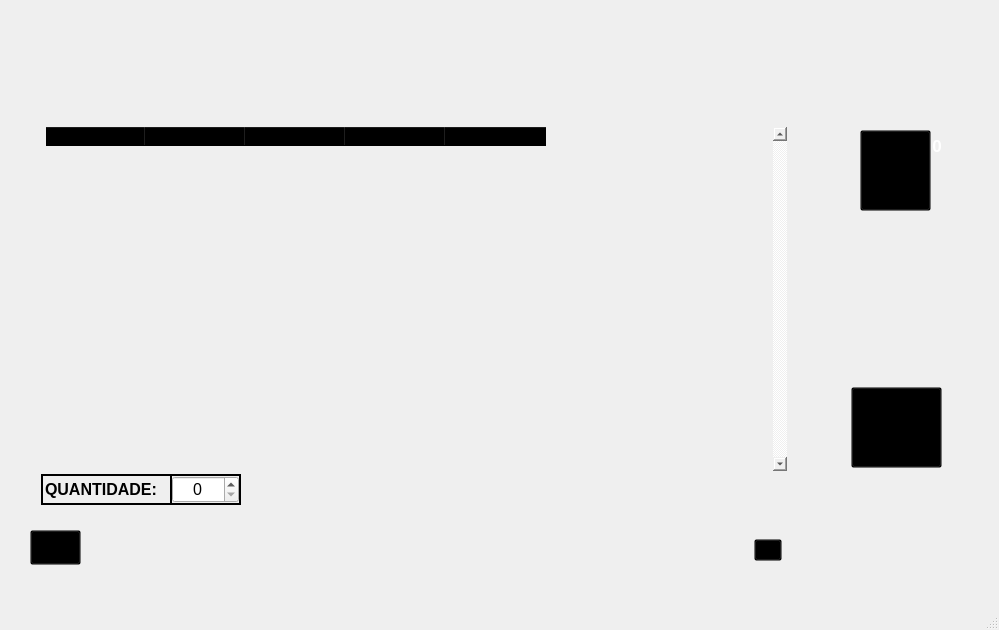
<?xml version="1.0" encoding="UTF-8"?>
<ui version="4.0">
 <class>MainWindow</class>
 <widget class="QMainWindow" name="MainWindow">
  <property name="geometry">
   <rect>
    <x>0</x>
    <y>0</y>
    <width>999</width>
    <height>630</height>
   </rect>
  </property>
  <property name="windowTitle">
   <string>Catalogo de Produtos</string>
  </property>
  <widget class="QWidget" name="centralwidget">
   <widget class="QPushButton" name="pushButton">
    <property name="geometry">
     <rect>
      <x>860</x>
      <y>130</y>
      <width>71</width>
      <height>81</height>
     </rect>
    </property>
    <property name="cursor">
     <cursorShape>OpenHandCursor</cursorShape>
    </property>
    <property name="styleSheet">
     <string notr="true">background-color: transparent;</string>
    </property>
    <property name="text">
     <string/>
    </property>
   </widget>
   <widget class="QPushButton" name="pushButton_2">
    <property name="geometry">
     <rect>
      <x>851</x>
      <y>387</y>
      <width>91</width>
      <height>81</height>
     </rect>
    </property>
    <property name="cursor">
     <cursorShape>OpenHandCursor</cursorShape>
    </property>
    <property name="styleSheet">
     <string notr="true">background-color: transparent;</string>
    </property>
    <property name="text">
     <string/>
    </property>
   </widget>
   <widget class="QPushButton" name="pushButton_4">
    <property name="geometry">
     <rect>
      <x>30</x>
      <y>530</y>
      <width>51</width>
      <height>35</height>
     </rect>
    </property>
    <property name="cursor">
     <cursorShape>OpenHandCursor</cursorShape>
    </property>
    <property name="styleSheet">
     <string notr="true">background-color: transparent;</string>
    </property>
    <property name="text">
     <string/>
    </property>
   </widget>
   <widget class="QLabel" name="label_2">
    <property name="geometry">
     <rect>
      <x>41</x>
      <y>474</y>
      <width>131</width>
      <height>31</height>
     </rect>
    </property>
    <property name="font">
     <font>
      <pointsize>6</pointsize>
     </font>
    </property>
    <property name="frameShape">
     <enum>QFrame::Panel</enum>
    </property>
    <property name="lineWidth">
     <number>2</number>
    </property>
    <property name="text">
     <string>&lt;html&gt;&lt;head/&gt;&lt;body&gt;&lt;p&gt;&lt;span style=&quot; font-size:12pt; font-weight:600;&quot;&gt;QUANTIDADE:&lt;/span&gt;&lt;/p&gt;&lt;/body&gt;&lt;/html&gt;</string>
    </property>
   </widget>
   <widget class="QSpinBox" name="spinBox">
    <property name="geometry">
     <rect>
      <x>172</x>
      <y>476</y>
      <width>67</width>
      <height>27</height>
     </rect>
    </property>
    <property name="font">
     <font>
      <pointsize>12</pointsize>
     </font>
    </property>
    <property name="styleSheet">
     <string notr="true">border-color: rgb(147, 255, 248);
border-top-color: rgb(0, 0, 0);</string>
    </property>
    <property name="wrapping">
     <bool>false</bool>
    </property>
    <property name="alignment">
     <set>Qt::AlignCenter</set>
    </property>
    <property name="readOnly">
     <bool>false</bool>
    </property>
    <property name="buttonSymbols">
     <enum>QAbstractSpinBox::UpDownArrows</enum>
    </property>
    <property name="correctionMode">
     <enum>QAbstractSpinBox::CorrectToPreviousValue</enum>
    </property>
   </widget>
   <widget class="QTableWidget" name="tableWidget">
    <property name="geometry">
     <rect>
      <x>44</x>
      <y>125</y>
      <width>745</width>
      <height>348</height>
     </rect>
    </property>
    <property name="font">
     <font>
      <pointsize>10</pointsize>
     </font>
    </property>
    <property name="styleSheet">
     <string notr="true">background-color: transparent;</string>
    </property>
    <property name="frameShape">
     <enum>QFrame::Box</enum>
    </property>
    <property name="verticalScrollBarPolicy">
     <enum>Qt::ScrollBarAlwaysOn</enum>
    </property>
    <property name="editTriggers">
     <set>QAbstractItemView::NoEditTriggers</set>
    </property>
    <property name="columnCount">
     <number>5</number>
    </property>
    <property name="horizontalHeaderSectionSizez" stdset="0">
     <number>9</number>
    </property>
    <attribute name="horizontalHeaderVisible">
     <bool>true</bool>
    </attribute>
    <attribute name="horizontalHeaderCascadingSectionResizes">
     <bool>true</bool>
    </attribute>
    <attribute name="horizontalHeaderDefaultSectionSize">
     <number>100</number>
    </attribute>
    <attribute name="horizontalHeaderHighlightSections">
     <bool>true</bool>
    </attribute>
    <attribute name="horizontalHeaderMinimumSectionSize">
     <number>23</number>
    </attribute>
    <attribute name="horizontalHeaderShowSortIndicator" stdset="0">
     <bool>true</bool>
    </attribute>
    <attribute name="horizontalHeaderStretchLastSection">
     <bool>false</bool>
    </attribute>
    <attribute name="verticalHeaderVisible">
     <bool>false</bool>
    </attribute>
    <attribute name="verticalHeaderCascadingSectionResizes">
     <bool>false</bool>
    </attribute>
    <attribute name="verticalHeaderShowSortIndicator" stdset="0">
     <bool>true</bool>
    </attribute>
    <attribute name="verticalHeaderStretchLastSection">
     <bool>false</bool>
    </attribute>
    <column>
     <property name="text">
      <string notr="true">ID PRODUTO</string>
     </property>
     <property name="font">
      <font>
       <pointsize>10</pointsize>
       <weight>75</weight>
       <bold>true</bold>
      </font>
     </property>
    </column>
    <column>
     <property name="text">
      <string>NOME PRODUTO</string>
     </property>
     <property name="font">
      <font>
       <pointsize>10</pointsize>
       <weight>75</weight>
       <bold>true</bold>
      </font>
     </property>
    </column>
    <column>
     <property name="text">
      <string>MARCA</string>
     </property>
     <property name="font">
      <font>
       <pointsize>10</pointsize>
       <weight>75</weight>
       <bold>true</bold>
      </font>
     </property>
    </column>
    <column>
     <property name="text">
      <string>VALOR</string>
     </property>
     <property name="font">
      <font>
       <pointsize>10</pointsize>
       <weight>75</weight>
       <bold>true</bold>
      </font>
     </property>
    </column>
    <column>
     <property name="text">
      <string>STATUS</string>
     </property>
     <property name="font">
      <font>
       <pointsize>10</pointsize>
       <weight>75</weight>
       <bold>true</bold>
      </font>
     </property>
    </column>
   </widget>
   <widget class="QLabel" name="label">
    <property name="geometry">
     <rect>
      <x>0</x>
      <y>0</y>
      <width>1000</width>
      <height>600</height>
     </rect>
    </property>
    <property name="font">
     <font>
      <pointsize>10</pointsize>
     </font>
    </property>
    <property name="text">
     <string/>
    </property>
    <property name="pixmap">
     <pixmap>D:/Users/Adriano/Dow/Comprar_produto.png</pixmap>
    </property>
    <property name="scaledContents">
     <bool>true</bool>
    </property>
   </widget>
   <widget class="QLineEdit" name="lineEdit">
    <property name="enabled">
     <bool>true</bool>
    </property>
    <property name="geometry">
     <rect>
      <x>537</x>
      <y>537</y>
      <width>211</width>
      <height>31</height>
     </rect>
    </property>
    <property name="font">
     <font>
      <pointsize>10</pointsize>
      <kerning>true</kerning>
     </font>
    </property>
    <property name="styleSheet">
     <string notr="true">background-color: transparent;</string>
    </property>
    <property name="frame">
     <bool>false</bool>
    </property>
   </widget>
   <widget class="QLabel" name="label_3">
    <property name="geometry">
     <rect>
      <x>170</x>
      <y>474</y>
      <width>71</width>
      <height>31</height>
     </rect>
    </property>
    <property name="font">
     <font>
      <pointsize>6</pointsize>
     </font>
    </property>
    <property name="frameShape">
     <enum>QFrame::Panel</enum>
    </property>
    <property name="lineWidth">
     <number>2</number>
    </property>
    <property name="text">
     <string>&lt;html&gt;&lt;head/&gt;&lt;body&gt;&lt;p&gt;&lt;br/&gt;&lt;/p&gt;&lt;/body&gt;&lt;/html&gt;</string>
    </property>
   </widget>
   <widget class="QLabel" name="label_4">
    <property name="geometry">
     <rect>
      <x>924</x>
      <y>136</y>
      <width>26</width>
      <height>21</height>
     </rect>
    </property>
    <property name="font">
     <font>
      <pointsize>13</pointsize>
      <weight>75</weight>
      <bold>true</bold>
     </font>
    </property>
    <property name="styleSheet">
     <string notr="true">color: rgb(255, 255, 255);</string>
    </property>
    <property name="text">
     <string>&lt;html&gt;&lt;head/&gt;&lt;body&gt;&lt;p&gt;&lt;span style=&quot; color:#ffffff;&quot;&gt;0&lt;/span&gt;&lt;/p&gt;&lt;/body&gt;&lt;/html&gt;</string>
    </property>
    <property name="alignment">
     <set>Qt::AlignCenter</set>
    </property>
   </widget>
   <widget class="QPushButton" name="pushButton_3">
    <property name="geometry">
     <rect>
      <x>754</x>
      <y>539</y>
      <width>28</width>
      <height>22</height>
     </rect>
    </property>
    <property name="cursor">
     <cursorShape>OpenHandCursor</cursorShape>
    </property>
    <property name="styleSheet">
     <string notr="true">background-color: transparent;</string>
    </property>
    <property name="text">
     <string/>
    </property>
   </widget>
   <zorder>label</zorder>
   <zorder>pushButton</zorder>
   <zorder>pushButton_2</zorder>
   <zorder>pushButton_4</zorder>
   <zorder>label_2</zorder>
   <zorder>tableWidget</zorder>
   <zorder>lineEdit</zorder>
   <zorder>label_3</zorder>
   <zorder>spinBox</zorder>
   <zorder>label_4</zorder>
   <zorder>pushButton_3</zorder>
  </widget>
  <widget class="QMenuBar" name="menubar">
   <property name="geometry">
    <rect>
     <x>0</x>
     <y>0</y>
     <width>999</width>
     <height>21</height>
    </rect>
   </property>
  </widget>
  <widget class="QStatusBar" name="statusbar"/>
 </widget>
 <resources/>
 <connections/>
</ui>
